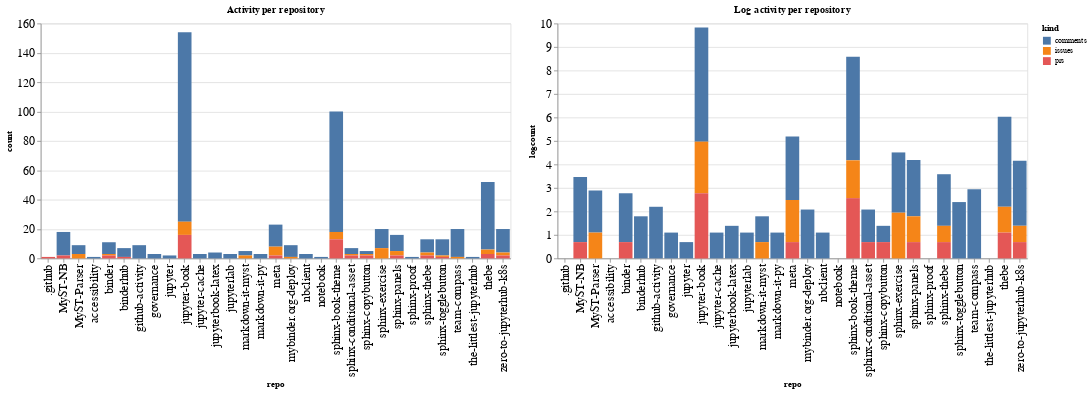

This figure's notebook cell:
### Code cell
ch1 = alt.Chart(repo_summaries, width=600, title="Activity per repository").mark_bar().encode(
    x='repo',
    y='count',
    color='kind',
    tooltip="kind"
)

ch2 = alt.Chart(repo_summaries, width=600, title="Log activity per repository").mark_bar().encode(
    x='repo',
    y='logcount',
    color='kind',
    tooltip="kind"
)

ch1 | ch2

### Figure 1 — Vega-Lite specification as saved in the notebook (floating-point values rounded to 4 significant figures)
{"config": {"axisLeft": {"labelFontSize": 15}, "axisBottom": {"labelFontSize": 15}}, "hconcat": [{"mark": "bar", "encoding": {"color": {"type": "nominal", "field": "kind"}, "tooltip": {"type": "nominal", "field": "kind"}, "x": {"type": "nominal", "field": "repo"}, "y": {"type": "quantitative", "field": "count"}}, "title": "Activity per repository", "width": 600}, {"mark": "bar", "encoding": {"color": {"type": "nominal", "field": "kind"}, "tooltip": {"type": "nominal", "field": "kind"}, "x": {"type": "nominal", "field": "repo"}, "y": {"type": "quantitative", "field": "logcount"}}, "title": "Log activity per repository", "width": 600}], "data": {"name": "data-65f4e4ad62ad2729ee7400dbaaca5aca"}, "$schema": "https://vega.github.io/schema/vega-lite/v4.8.1.json", "datasets": {"data-65f4e4ad62ad2729ee7400dbaaca5aca": [{"repo": ".github", "kind": "prs", "count": 1, "logcount": 0.0}, {"repo": "MyST-NB", "kind": "comments", "count": 16, "logcount": 2.773}, {"repo": "MyST-NB", "kind": "prs", "count": 2, "logcount": 0.6931}, {"repo": "MyST-Parser", "kind": "comments", "count": 6, "logcount": 1.792}, {"repo": "MyST-Parser", "kind": "issues", "count": 3, "logcount": 1.099}, {"repo": "accessibility", "kind": "comments", "count": 1, "logcount": 0.0}, {"repo": "binder", "kind": "comments", "count": 8, "logcount": 2.079}, {"repo": "binder", "kind": "issues", "count": 1, "logcount": 0.0}, {"repo": "binder", "kind": "prs", "count": 2, "logcount": 0.6931}, {"repo": "binderhub", "kind": "comments", "count": 6, "logcount": 1.792}, {"repo": "binderhub", "kind": "prs", "count": 1, "logcount": 0.0}, {"repo": "github-activity", "kind": "comments", "count": 9, "logcount": 2.197}, {"repo": "governance", "kind": "comments", "count": 3, "logcount": 1.099}, {"repo": "jupyter", "kind": "comments", "count": 2, "logcount": 0.6931}, {"repo": "jupyter-book", "kind": "comments", "count": 129, "logcount": 4.86}, {"repo": "jupyter-book", "kind": "issues", "count": 9, "logcount": 2.197}, {"repo": "jupyter-book", "kind": "prs", "count": 16, "logcount": 2.773}, {"repo": "jupyter-cache", "kind": "comments", "count": 3, "logcount": 1.099}, {"repo": "jupyterbook-latex", "kind": "comments", "count": 4, "logcount": 1.386}, {"repo": "jupyterlab", "kind": "comments", "count": 3, "logcount": 1.099}, {"repo": "markdown-it-myst", "kind": "comments", "count": 3, "logcount": 1.099}, {"repo": "markdown-it-myst", "kind": "issues", "count": 2, "logcount": 0.6931}, {"repo": "markdown-it-py", "kind": "comments", "count": 3, "logcount": 1.099}, {"repo": "meta", "kind": "comments", "count": 15, "logcount": 2.708}, {"repo": "meta", "kind": "issues", "count": 6, "logcount": 1.792}, {"repo": "meta", "kind": "prs", "count": 2, "logcount": 0.6931}, {"repo": "mybinder.org-deploy", "kind": "comments", "count": 8, "logcount": 2.079}, {"repo": "mybinder.org-deploy", "kind": "issues", "count": 1, "logcount": 0.0}, {"repo": "nbclient", "kind": "comments", "count": 3, "logcount": 1.099}, {"repo": "notebook", "kind": "comments", "count": 1, "logcount": 0.0}, {"repo": "sphinx-book-theme", "kind": "comments", "count": 82, "logcount": 4.407}, {"repo": "sphinx-book-theme", "kind": "issues", "count": 5, "logcount": 1.609}, {"repo": "sphinx-book-theme", "kind": "prs", "count": 13, "logcount": 2.565}, {"repo": "sphinx-conditional-asset", "kind": "comments", "count": 4, "logcount": 1.386}, {"repo": "sphinx-conditional-asset", "kind": "issues", "count": 1, "logcount": 0.0}, {"repo": "sphinx-conditional-asset", "kind": "prs", "count": 2, "logcount": 0.6931}, {"repo": "sphinx-copybutton", "kind": "comments", "count": 2, "logcount": 0.6931}, {"repo": "sphinx-copybutton", "kind": "issues", "count": 1, "logcount": 0.0}, {"repo": "sphinx-copybutton", "kind": "prs", "count": 2, "logcount": 0.6931}, {"repo": "sphinx-exercise", "kind": "comments", "count": 13, "logcount": 2.565}, {"repo": "sphinx-exercise", "kind": "issues", "count": 7, "logcount": 1.946}, {"repo": "sphinx-panels", "kind": "comments", "count": 11, "logcount": 2.398}, {"repo": "sphinx-panels", "kind": "issues", "count": 3, "logcount": 1.099}, {"repo": "sphinx-panels", "kind": "prs", "count": 2, "logcount": 0.6931}, {"repo": "sphinx-proof", "kind": "comments", "count": 1, "logcount": 0.0}, {"repo": "sphinx-thebe", "kind": "comments", "count": 9, "logcount": 2.197}, {"repo": "sphinx-thebe", "kind": "issues", "count": 2, "logcount": 0.6931}, {"repo": "sphinx-thebe", "kind": "prs", "count": 2, "logcount": 0.6931}, {"repo": "sphinx-togglebutton", "kind": "comments", "count": 11, "logcount": 2.398}, {"repo": "sphinx-togglebutton", "kind": "issues", "count": 1, "logcount": 0.0}, {"repo": "sphinx-togglebutton", "kind": "prs", "count": 1, "logcount": 0.0}, {"repo": "team-compass", "kind": "comments", "count": 19, "logcount": 2.944}, {"repo": "team-compass", "kind": "issues", "count": 1, "logcount": 0.0}, {"repo": "the-littlest-jupyterhub", "kind": "comments", "count": 1, "logcount": 0.0}, {"repo": "thebe", "kind": "comments", "count": 46, "logcount": 3.829}, {"repo": "thebe", "kind": "issues", "count": 3, "logcount": 1.099}, {"repo": "thebe", "kind": "prs", "count": 3, "logcount": 1.099}, {"repo": "zero-to-jupyterhub-k8s", "kind": "comments", "count": 16, "logcount": 2.773}, {"repo": "zero-to-jupyterhub-k8s", "kind": "issues", "count": 2, "logcount": 0.6931}, {"repo": "zero-to-jupyterhub-k8s", "kind": "prs", "count": 2, "logcount": 0.6931}]}}
